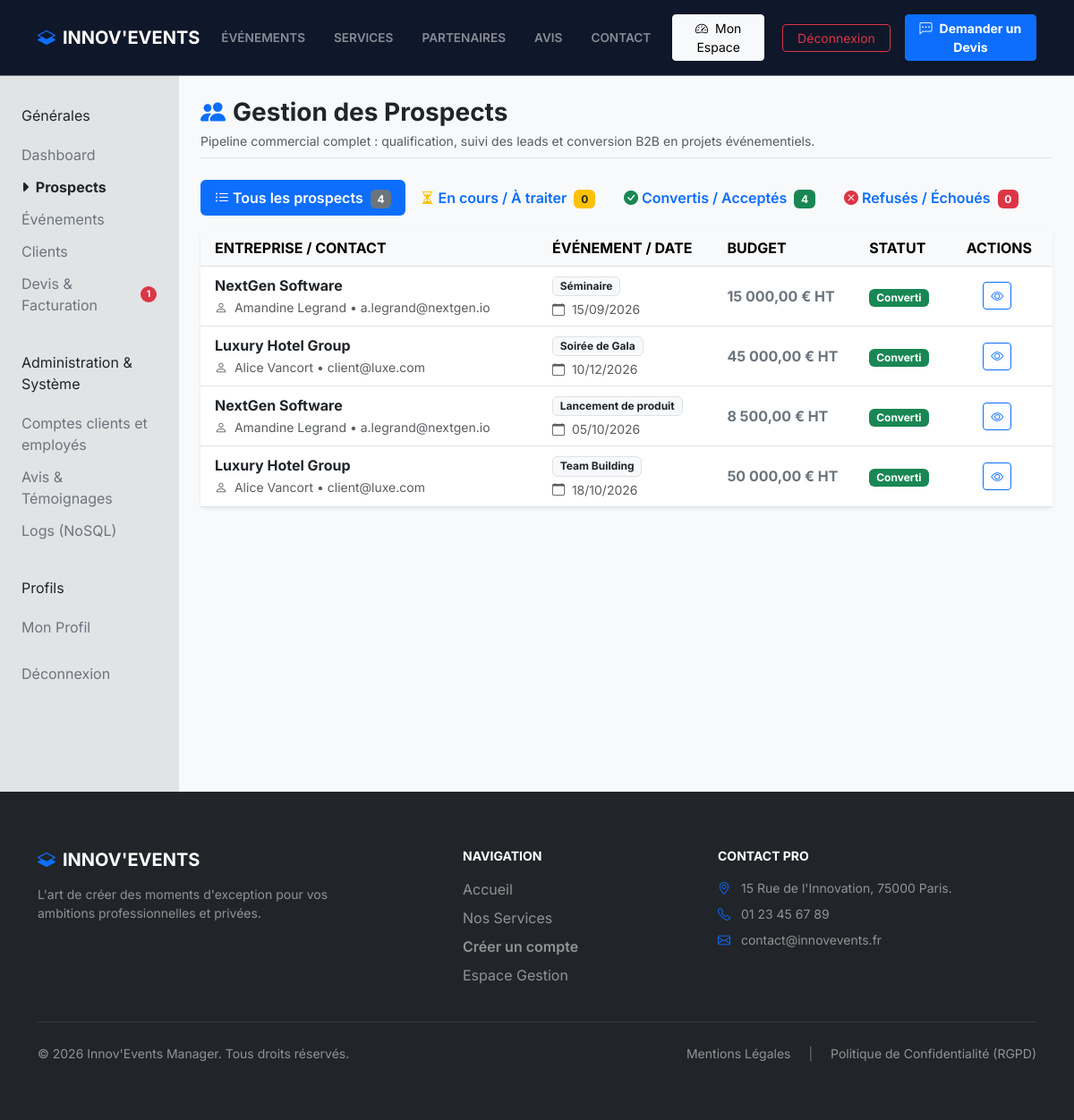
The page /index.php?action=prospects (signed in) on the database its author committed.
### tables this page shows
CREATE TABLE prospects (
id INT AUTO_INCREMENT PRIMARY KEY,
user_id INT NULL,
company_id INT NULL,
company_name VARCHAR(255) NOT NULL,
contact_name VARCHAR(255) NOT NULL,
email VARCHAR(255) NOT NULL,
phone VARCHAR(50) NOT NULL,
event_type VARCHAR(100) NOT NULL,
event_date DATE NULL,
location VARCHAR(255) NULL,
estimated_participants INT NULL,
budget DECIMAL(10, 2) NULL,
description TEXT NULL,
rejection_reason TEXT NULL,
status VARCHAR(50) NOT NULL DEFAULT 'à contacter',
created_at TIMESTAMP DEFAULT CURRENT_TIMESTAMP,
CONSTRAINT fk_prospects_user
FOREIGN KEY (user_id) REFERENCES users(id)
ON DELETE CASCADE ON UPDATE CASCADE,
CONSTRAINT fk_prospects_company
FOREIGN KEY (company_id) REFERENCES companies(id)
ON DELETE CASCADE ON UPDATE CASCADE
);

### src/controllers/DashboardController.php (called while the page is built, shortened)
<?php
require_once __DIR__ . '/../models/sql/Prospect.php';
class DashboardController extends BaseController
{
    public function showProspectsList(): void
    {
        $prospectModel = new Prospect();
        $allProspects = $prospectModel->findAll();
        $prospectsEnCours   = [];
        $prospectsConvertis = [];
        $prospectsEchoues   = [];
        foreach ($allProspects as $p) {
            $status = strtolower($p['status'] ?? '');
            if (in_array($status, ['échoué', 'refusé'], true)) {
                $prospectsEchoues[] = $p;
            } elseif (in_array($status, ['converti', 'accepté'], true)) {
                $prospectsConvertis[] = $p;
            } else {
                $prospectsEnCours[] = $p;
            }
        }
        $prospects = $allProspects;
        require __DIR__ . '/../views/partials/header.php';
        require __DIR__ . '/../views/admin/list_prospects.php';
        require __DIR__ . '/../views/partials/footer.php';
    }
}

### src/config/Database.php (called while the page is built, shortened)
<?php
class Database {
    private static $instance = null;
    private function __construct() {
        $host    = 'db';
        $db      = 'innovevents_db';
        $user    = 'root';
        $pass    = 'root_password';
        $charset = 'utf8mb4';
        $dsn = "mysql:host=$host;dbname=$db;charset=$charset";
        try {
            $this->pdo = new PDO($dsn, $user, $pass, [
                PDO::ATTR_ERRMODE => PDO::ERRMODE_EXCEPTION,
                PDO::ATTR_DEFAULT_FETCH_MODE => PDO::FETCH_ASSOC,
                PDO::ATTR_EMULATE_PREPARES => false
            ]);
        } catch (\PDOException $e) {
            error_log("Database connection failure: " . $e->getMessage());
            die("Erreur de connexion à la base de données. Veuillez réessayer plus tard.");
        }
    }
    public static function getInstance() {
        if (self::$instance === null) {
            self::$instance = new Database();
        }
        return self::$instance->pdo;
    }
}

### src/models/sql/Prospect.php (called while the page is built, shortened)
<?php
require_once __DIR__ . '/../../config/Database.php';
class Prospect
{
    private $db;
    public function __construct()
    {
        $this->db = Database::getInstance();
    }
    public function findAll(): array
    {
        try {
            $query = "SELECT * FROM prospects ORDER BY created_at DESC";
            $stmt = $this->db->prepare($query);
            $stmt->execute();
            return $stmt->fetchAll(PDO::FETCH_ASSOC);
        } catch (\PDOException $e) {
            error_log("Erreur lors de la récupération des prospects : " . $e->getMessage());
            return [];
        }
    }
}

### src/views/admin/list_prospects.php (the view, shortened to what this page needs)
<?php
function renderProspectTable(array $list): void
{
    ?>
    <div class="table-responsive">
        <table class="table table-hover align-middle mb-0" aria-label="Tableau des prospects">
            <thead class="table-light text-uppercase fs-7">
            <tr>
                <th scope="col" class="px-3">Entreprise / Contact</th>
                <th scope="col">Événement / Date</th>
                <th scope="col">Budget</th>
                <th scope="col">Statut</th>
                <th scope="col" class="text-center px-3">Actions</th>
            </tr>
            </thead>
            <tbody>
            <?php if (empty($list)): ?>
                <tr>
                    <td colspan="5" class="text-center py-4 text-muted">
                        <em>Aucun prospect dans cette catégorie pour le moment.</em>
                    </td>
                </tr>
            <?php else: ?>
                <?php foreach ($list as $prospect): ?>
                    <?php
                    $st = strtolower($prospect['status'] ?? 'à contacter');
                    $badgeClass = 'bg-secondary';
                    if (in_array($st, ['accepté', 'converti'], true)) {
                        $badgeClass = 'bg-success';
                    } elseif (in_array($st, ['refusé', 'échoué'], true)) {
                        $badgeClass = 'bg-danger';
                    } elseif ($st === 'à contacter') {
                        $badgeClass = 'bg-warning text-dark';
                    } elseif ($st === 'en cours') {
                        $badgeClass = 'bg-primary';
                    }
                    ?>
                    <tr>
                        <td class="px-3">
                            <div class="fw-bold text-dark">
                                <?= htmlspecialchars($prospect['company_name'] ?? '', ENT_QUOTES, 'UTF-8') ?>
                            </div>
                            <small class="text-muted">
                                <i class="bi bi-person me-1" aria-hidden="true"></i>
                                <?= htmlspecialchars($prospect['contact_name'] ?? '', ENT_QUOTES, 'UTF-8') ?>
                                <?php if (!empty($prospect['email'])): ?>
                                    &bull; <?= htmlspecialchars($prospect['email'], ENT_QUOTES, 'UTF-8') ?>
                                <?php endif; ?>
                            </small>
                        </td>
                        <td>
                            <span class="badge bg-light text-dark border">
                                <?= htmlspecialchars($prospect['event_type'] ?? 'Non spécifié', ENT_QUOTES, 'UTF-8') ?>
                            </span>
                            <div class="small text-muted mt-1">
                                <i class="bi bi-calendar me-1" aria-hidden="true"></i>
                                <?= !empty($prospect['event_date']) ? date('d/m/Y', strtotime($prospect['event_date'])) : 'Non définie' ?>
                            </div>
                        </td>
                        <td class="fw-bold text-secondary">
                            <?= number_format((float)($prospect['budget'] ?? 0), 2, ',', ' ') ?> € HT
                        </td>
                        <td>
                            <span class="badge <?= $badgeClass ?> px-2 py-1">
                                <?= ucfirst(htmlspecialchars($prospect['status'] ?? 'À contacter', ENT_QUOTES, 'UTF-8')) ?>
                            </span>
                        </td>
                        <td class="text-center px-3">
                            <a href="index.php?action=view_prospect&id=<?= (int)$prospect['id'] ?>"
                               class="btn btn-sm btn-outline-primary me-1"
                               title="Voir la fiche complète"
                               aria-label="Consulter la fiche de <?= htmlspecialchars($prospect['company_name'] ?? '', ENT_QUOTES, 'UTF-8') ?>">
                                <i class="bi bi-eye" aria-hidden="true"></i>
                            </a>
                        </td>
                    </tr>
                <?php endforeach; ?>
            <?php endif; ?>
            </tbody>
        </table>
    </div>
    <?php
}
?>
<div class="container-fluid bg-light min-vh-100">
    <div class="row">
        <?php require __DIR__ . '/../partials/sidebar.php'; ?>
        <main class="col-md-9 ms-sm-auto col-lg-10 px-md-4 py-3">
            <div class="d-flex flex-wrap justify-content-between align-items-center pt-2 pb-2 mb-4 border-bottom">
                <div>
                    <h1 class="h3 fw-bold text-dark mb-1">
                        <i class="bi bi-people-fill text-primary me-2" aria-hidden="true"></i>Gestion des Prospects
                    </h1>
                    <p class="text-muted small mb-0">
                        Pipeline commercial complet : qualification, suivi des leads et conversion B2B en projets événementiels.
                    </p>
                </div>
            </div>
            <ul class="nav nav-pills mb-3" id="prospectsTabs" role="tablist">
                <li class="nav-item" role="presentation">
                    <button class="nav-link active fw-semibold" id="tab-all" data-bs-toggle="pill" data-bs-target="#content-all" type="button" role="tab" aria-controls="content-all" aria-selected="true">
                        <i class="bi bi-list-ul me-1"></i>Tous les prospects <span class="badge bg-secondary ms-1"><?= count($allProspects ?? $prospects ?? []) ?></span>
                    </button>
                </li>
                <li class="nav-item" role="presentation">
                    <button class="nav-link fw-semibold" id="tab-encours" data-bs-toggle="pill" data-bs-target="#content-encours" type="button" role="tab" aria-controls="content-encours" aria-selected="false">
                        <i class="bi bi-hourglass-split me-1 text-warning"></i>En cours / À traiter <span class="badge bg-warning text-dark ms-1"><?= count($prospectsEnCours ?? []) ?></span>
                    </button>
                </li>
                <li class="nav-item" role="presentation">
                    <button class="nav-link fw-semibold" id="tab-convertis" data-bs-toggle="pill" data-bs-target="#content-convertis" type="button" role="tab" aria-controls="content-convertis" aria-selected="false">
                        <i class="bi bi-check-circle-fill me-1 text-success"></i>Convertis / Acceptés <span class="badge bg-success ms-1"><?= count($prospectsConvertis ?? []) ?></span>
                    </button>
                </li>
                <li class="nav-item" role="presentation">
                    <button class="nav-link fw-semibold" id="tab-echoues" data-bs-toggle="pill" data-bs-target="#content-echoues" type="button" role="tab" aria-controls="content-echoues" aria-selected="false">
                        <i class="bi bi-x-circle-fill me-1 text-danger"></i>Refusés / Échoués <span class="badge bg-danger ms-1"><?= count($prospectsEchoues ?? []) ?></span>
                    </button>
                </li>
            </ul>
            <div class="card border-0 shadow-sm rounded-3">
                <div class="card-body p-0">
                    <div class="tab-content" id="prospectsTabsContent">
                        <div class="tab-pane fade show active" id="content-all" role="tabpanel" aria-labelledby="tab-all">
                            <?php renderProspectTable($allProspects ?? $prospects ?? []); ?>
                        </div>
                    </div>
                </div>
            </div>
        </main>
    </div>
</div>

### public/css/style.css (style rules this page uses)
body { font-family: 'Inter', system-ui, -apple-system, sans-serif !important; color: #475569 !important; }

### rows shown on the page
prospects: company_name "NextGen Software", contact_name "Amandine Legrand", email "a.legrand@nextgen.io", event_type "Séminaire", event_date "15/09/2026", budget "15 000,00", status "Converti"
prospects: company_name "Luxury Hotel Group", contact_name "Alice Vancort", email "client@luxe.com", event_type "Soirée de Gala", event_date "10/12/2026", budget "45 000,00", status "Converti"
prospects: company_name "NextGen Software", contact_name "Amandine Legrand", email "a.legrand@nextgen.io", event_type "Lancement de produit", event_date "05/10/2026", budget "8 500,00", status "Converti"
prospects: company_name "Luxury Hotel Group", contact_name "Alice Vancort", email "client@luxe.com", event_type "Team Building", event_date "18/10/2026", budget "50 000,00", status "Converti"

### other values the page prints
$sectionTitle "Générales"
$item['label'] "Dashboard"
$item['label'] "Prospects"
$item['label'] "Événements"
$item['label'] "Clients"
$item['label'] "Devis & Facturation"
$badge "1"
$sectionTitle "Administration & Système"
$item['label'] "Comptes clients et employés"
$item['label'] "Avis & Témoignages"
$item['label'] "Logs (NoSQL)"
$sectionTitle "Profils"
$item['label'] "Mon Profil"
$item['label'] "Déconnexion"
count($allProspects ?? $prospects ?? []) "4"
